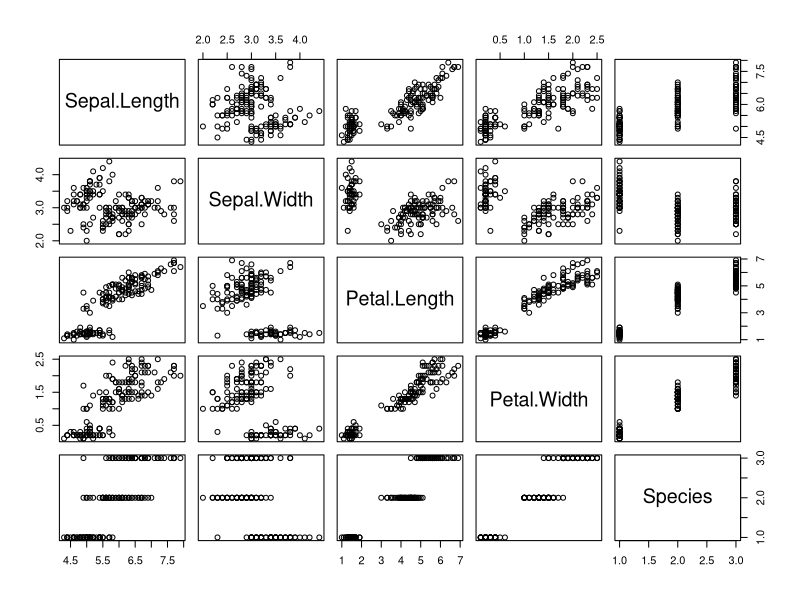
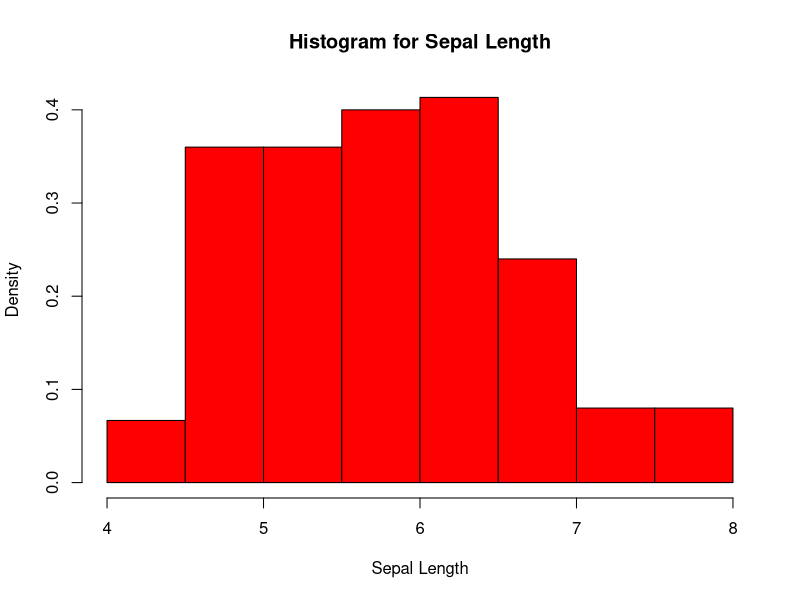
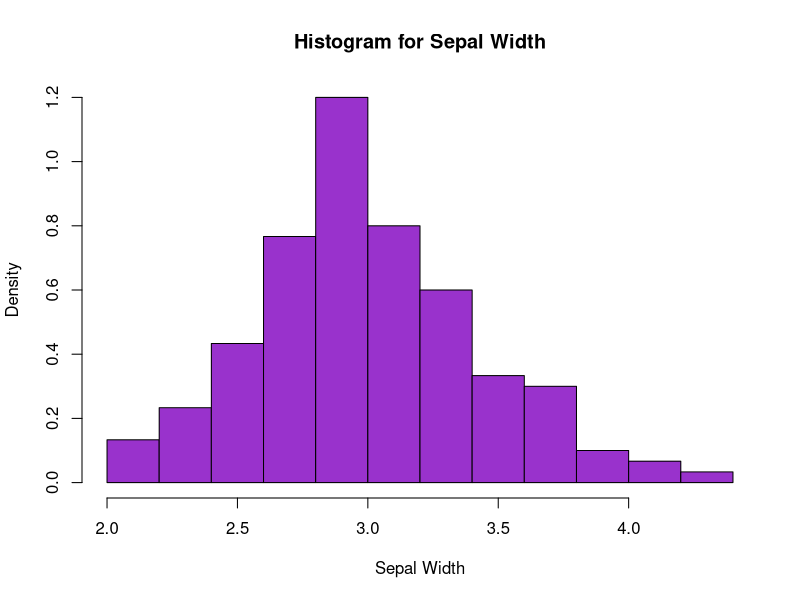
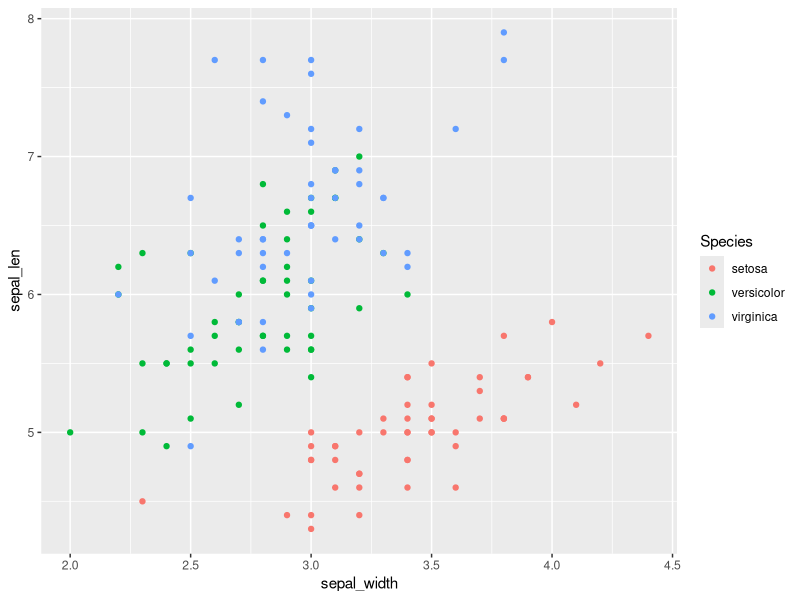
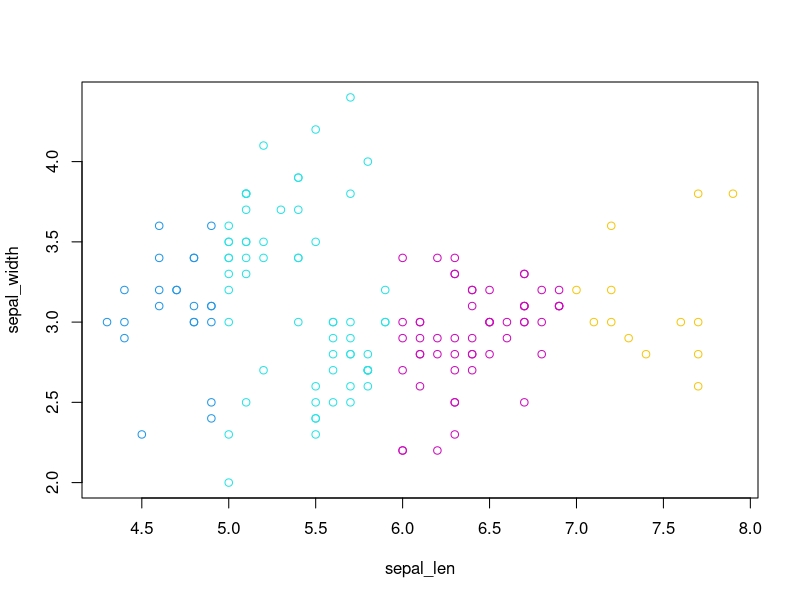
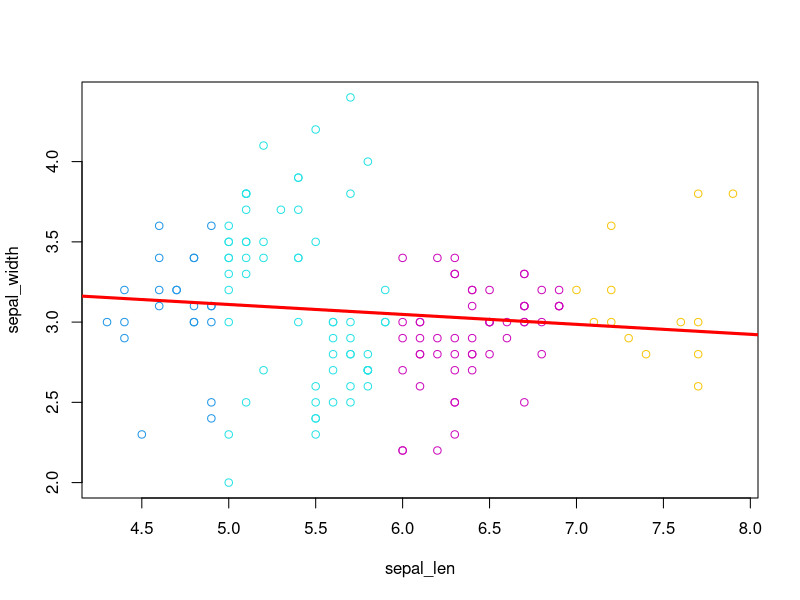
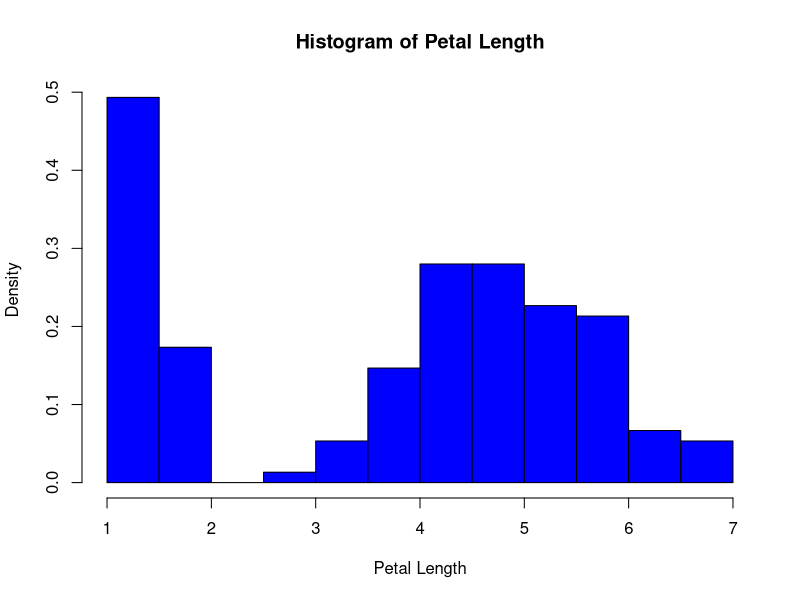
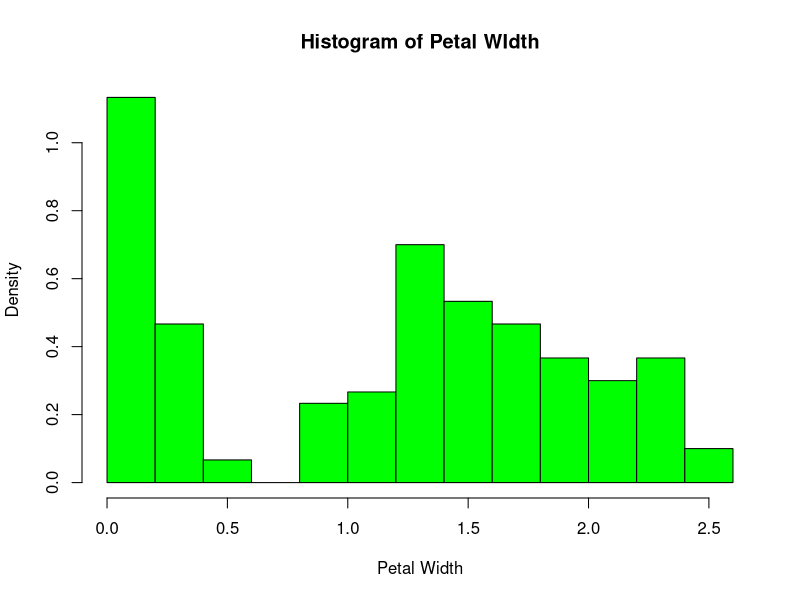

The R source for these figures, in order:
## ---- chunk 1
datasets::iris
## ---- chunk 2
head(iris)
## ---- chunk 3
tail(iris)
## ---- chunk 4
str(iris)
## ---- chunk 5
summary(iris)
## ---- chunk 6
plot(iris)

## ---- chunk 7
sepal_len <- iris$Sepal.Length
hist(sepal_len, main= "Histogram for Sepal Length", xlab = "Sepal Length", xlim = c(4,8), col = "red", freq = FALSE)
## ---- chunk 8
sepal_width <- iris$Sepal.Width
hist(sepal_width, main = "Histogram for Sepal Width", xlab = "Sepal Width", col = "darkorchid", freq = FALSE)
## ---- chunk 9
library(ggplot2)
qplot(sepal_width,sepal_len, data = iris, color = Species)

## ---- chunk 10
corr <- cor(sepal_width , sepal_len, method = "pearson")
corr

## ---- chunk 11
plot(sepal_width~sepal_len, col = sepal_len)
## ---- chunk 12
model1 <- lm(sepal_width~sepal_len)
model1
## ---- chunk 13
plot(sepal_width~sepal_len, col = sepal_len)
abline(model1 , col = "red" , lwd =3)
## ---- chunk 14
petal_len <- iris$Petal.Length
petal_wid <- iris$Petal.Width
head(petal_len)
head(petal_wid)
## ---- chunk 15
hist(petal_len , main = "Histogram of Petal Length", xlab = "Petal Length" , col = "blue", freq = FALSE,)
## ---- chunk 16
hist(petal_wid , main = "Histogram of Petal WIdth" , xlab ="Petal Width", freq = FALSE, col = "green")
## ---- chunk 17
corr2 <- cor(petal_wid , petal_len, method = "pearson")
corr2

## ---- chunk 18
model2 <- lm(petal_wid~petal_len)
model2
## ---- chunk 19
plot(petal_wid~petal_len, col = petal_len)
abline(model2 , col = "blue" , lwd=3)
## ---- chunk 20
#Prediction of Sepal width with Sepal length given as 15
p1 <- predict(model1 , data.frame(sepal_len=15))
p1
## ---- chunk 21
#Prediction of Petal width with petal length as 25
p2 <- predict(model2 , data.frame(petal_len=25))
p2

